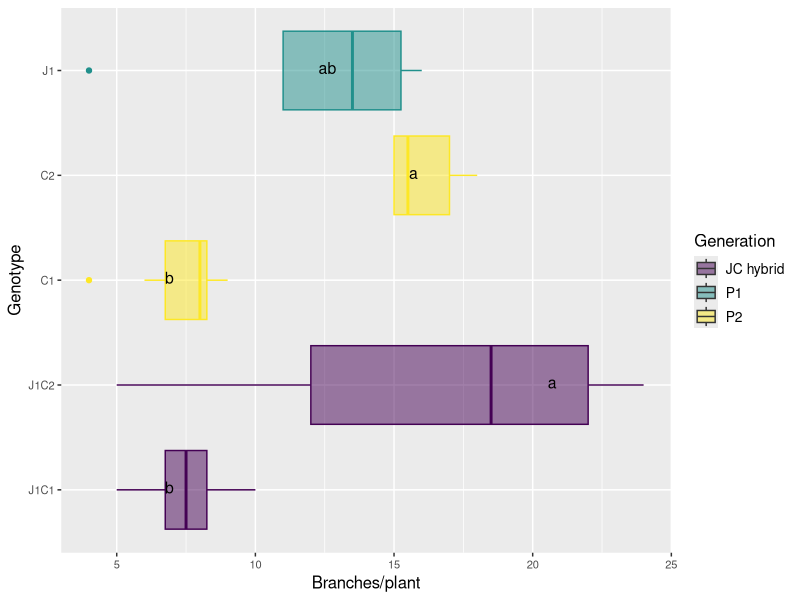

Write the R code that produced this figure.
# Comparison 3X: branch_number in JC hybrids
#load packages 
install.packages("multcompView")
install.packages("viridis")

library(viridis)
library(tidyverse)
library(dplyr)
library(ggplot2)
library(ggplot2)
library(ggpubr)
library(datasets)
library(multcompView)


# vollständige Rohdatentabelle laden ######
setwd("C:/Users/Helen Behn/Documents/R/EPPN Data Analysis/Final raw data table")
DATA <- read_csv("EPPN raw data complete 220419.csv")

#drop first column
DATA = DATA[,2:37]
View(DATA)

# subsetting
comp_3X <- DATA[DATA$Genotype %in% c("C1", "C2", "J1", "J1C1", "J1C2"), ]
head(comp_3X)
View(comp_3X)

#create column giving generation###############################################
comp_3X <- comp_3X %>%
  mutate(Generation = case_when(
    Genotype == "J1" ~ "P1",
    Genotype == "C1" ~ "P2",
    Genotype == "C2" ~ "P2",
    Genotype == "J1C1" ~ "JC hybrid",
    Genotype == "J1C2" ~ "JC hybrid"))
view(comp_3X)


# Boxplot with CLD nach Rosane Rech##########################################################
# loading the appropriate libraries
library(datasets)
library(ggplot2)
library(multcompView)
library(dplyr)

# analysis of variance
anova <- aov(branch_number ~ Genotype, data = comp_3X)
summary(anova)

# Tukey's test
tukey <- TukeyHSD(anova)
print(tukey)

# compact letter display
cld <- multcompLetters4(anova, tukey)
print(cld)

# table with factors and 3rd quantile
Tk <- group_by(comp_3X, Genotype) %>%
  summarise(mean = round(mean(branch_number, na.rm = TRUE), digits = 1), quant = round(quantile(branch_number, probs = 0.75, na.rm = TRUE), digits = 1)) %>%
  arrange(desc(mean)) #WICHTIG: arrange(desc(mean)) muss hier rein!!!

# extracting the compact letter display and adding to the Tk table
cld <- as.data.frame.list(cld$Genotype)
Tk$cld <- cld$Letters

#create column giving generation###############################################
ANOVA_Tukey_3X <- Tk %>%
  mutate(Generation = case_when(
    Genotype == "J1" ~ "P1",
    Genotype == "C1" ~ "P2",
    Genotype == "C2" ~ "P2",
    Genotype == "J1C1" ~ "JC hybrid",
    Genotype == "J1C2" ~ "JC hybrid"))
view(ANOVA_Tukey_3X)

# Reorder factor levels in comp_3 and ANOVA_Tukey_3
comp_3Xord <- comp_3X                             
comp_3Xord$Genotype <- factor(comp_3Xord$Genotype,     
                             levels = c("J1C1", "J1C2", "C1", "C2", "J1"))

ANOVA_Tukey_3Xord <- ANOVA_Tukey_3X                             
ANOVA_Tukey_3Xord$Genotype <- factor(ANOVA_Tukey_3Xord$Genotype,     
                                    levels = c("J1C1", "J1C2", "C1", "C2", "J1"))

# boxplot branch_number##############################################################
#ohne facet_wrap ###############
#boxplot ## branch_number ###
ggplot(comp_3Xord, aes(Genotype, branch_number, fill = Generation, color = Generation)) + 
  geom_boxplot() +
  labs(x="Genotype", y="Branches/plant") +
  geom_text(data = ANOVA_Tukey_3Xord, aes(x = Genotype, y = quant, label = cld), color = "black", size = 4, vjust = 0.3, hjust = 4.5) +
  coord_flip() +
  theme(axis.title = element_text(size = 16),
        legend.text = element_text(size = 10),
        legend.title = element_text(size = 12),
        axis.title.x = element_text(size = 12),
        axis.title.y = element_text(size = 12),
        axis.text.x = element_text(size = 8),
        axis.text.y = element_text(size = 8)) +
  scale_color_viridis(discrete = TRUE, option = "D", direction = 1, guide = "none", alpha = 1) +  #legend removed by guide = "none" 
  scale_fill_viridis(discrete = TRUE, option = "D", direction = 1, alpha = 0.5)
